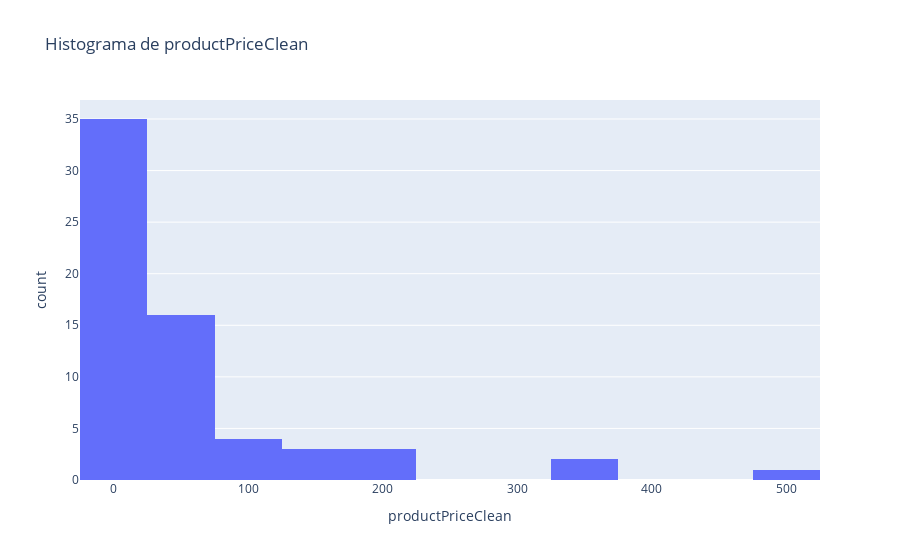
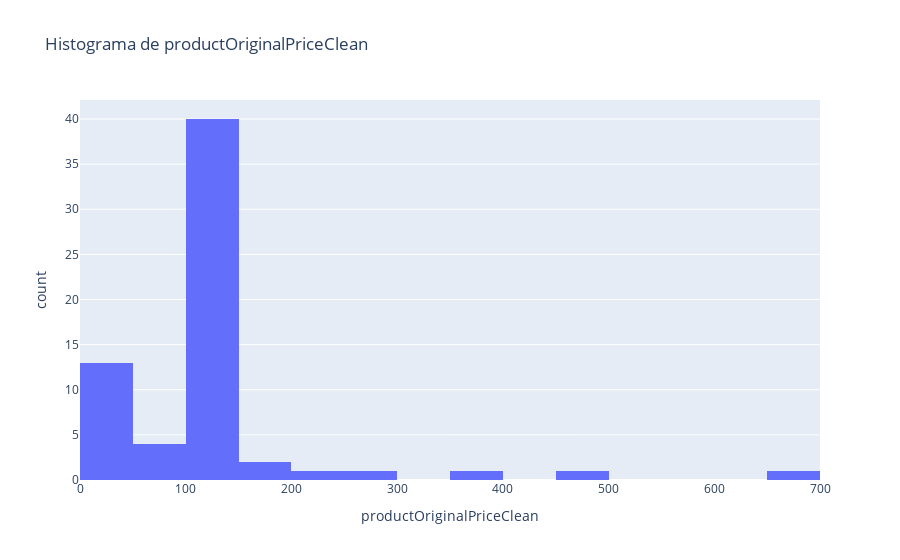
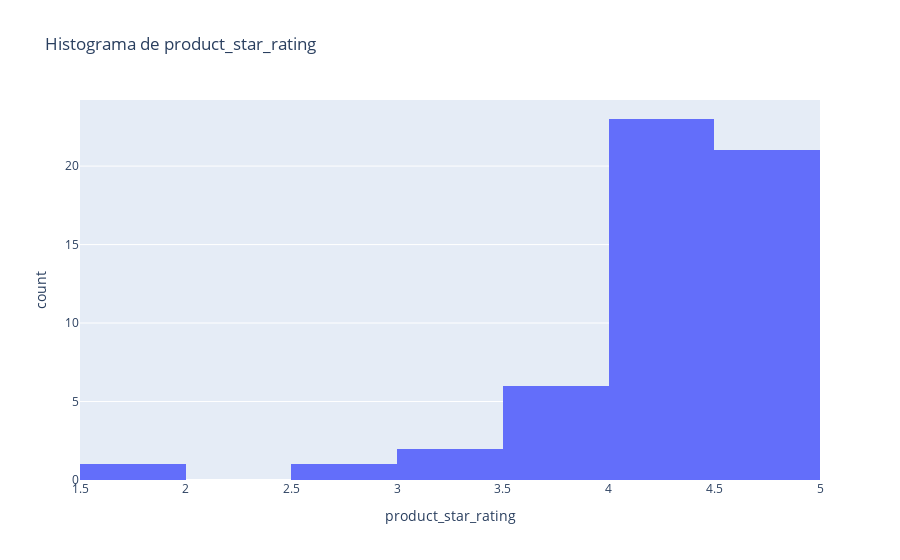
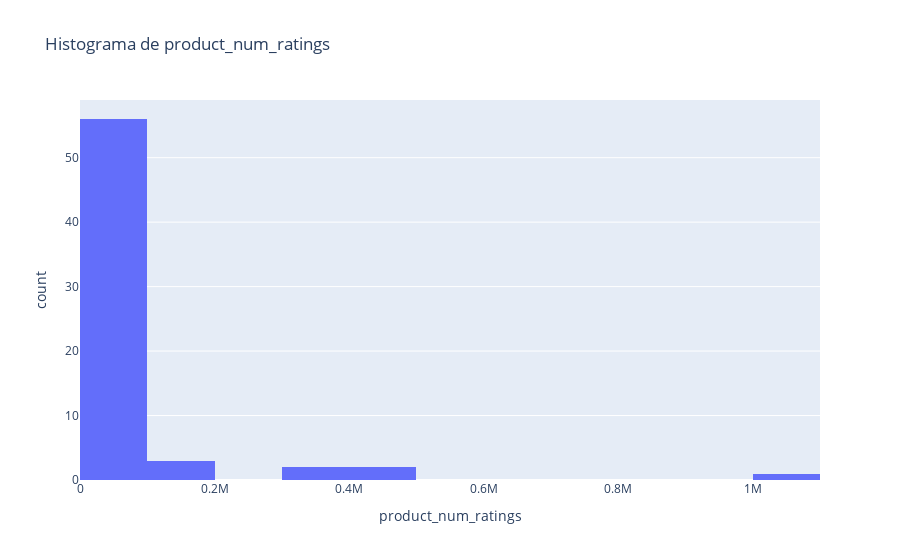

The notebook cell these images were saved under, in order:
### Markdown cell above
# 4.1.2 Histograma para variables numéricas y detección de outliers

### Code cell
import numpy as np
numericalColumns = ['productPriceClean', 'productOriginalPriceClean', 'product_star_rating', 'product_num_ratings', 'salesVolumeNumeric']

for col in numericalColumns:
    fig = px.histogram(dfAmazonProduct, x=col, title=f'Histograma de {col}')
    fig.show()

    # Detección de outliers (mayor a 5 desviaciones estándar)
    col_data = dfAmazonProduct[col].dropna()
    zScores = np.abs(stats.zscore(col_data))
    
    # Crear una máscara booleana para identificar outliers
    outlier_mask = zScores > 5
    
    # Aplicar la máscara booleana al DataFrame original usando el índice
    outliers = dfAmazonProduct.loc[col_data.index[outlier_mask]]
    
    print(f"Outliers en {col}:")
    print(outliers[[col, 'product_title']])

### Figure 1 — Plotly figure (JSON) as saved in the notebook; plotly's stock layout.template omitted (floating-point values rounded to 4 significant figures)
{"data": [{"alignmentgroup": "True", "bingroup": "x", "hovertemplate": "productPriceClean=%{x}<br>count=%{y}<extra></extra>", "legendgroup": "", "marker": {"color": "#636efa", "pattern": {"shape": ""}}, "name": "", "offsetgroup": "", "orientation": "v", "showlegend": false, "type": "histogram", "x": [99.99, 149.7, 49.88, 335, 200.0, 130.0, 350.0, 49.39, 87.1, 130.0, 70.61, 48.75, 99.99, 499, 200.0, 38.67, 23.99, 84.99, 0.25, 0.49, 2.39, 18.09, 19.78, 0, 55.99, 6.68, 11.53, 36.98, 27.98, 28.79, 0, 0, 36.98, 0, 3.19, 12.99, 0, 22.18, 180.0, 19.02, 14.98, 67.28, 0, 0, 0, 0, 24.49, 11.99, 0, 29.99, 14.99, 22, 39.99, 24.98, 5.99, 0, 0, 15.99, 0, 34.98, 14.99, 0, 69.99, 59.99], "xaxis": "x", "yaxis": "y"}], "layout": {"barmode": "relative", "legend": {"tracegroupgap": 0}, "title": {"text": "Histograma de productPriceClean"}, "xaxis": {"anchor": "y", "domain": [0, 1], "title": {"text": "productPriceClean"}}, "yaxis": {"anchor": "x", "domain": [0, 1], "title": {"text": "count"}}}}

### Figure 2 — Plotly figure (JSON) as saved in the notebook; plotly's stock layout.template omitted (floating-point values rounded to 4 significant figures)
{"data": [{"alignmentgroup": "True", "bingroup": "x", "hovertemplate": "productOriginalPriceClean=%{x}<br>count=%{y}<extra></extra>", "legendgroup": "", "marker": {"color": "#636efa", "pattern": {"shape": ""}}, "name": "", "offsetgroup": "", "orientation": "v", "showlegend": false, "type": "histogram", "x": [170.0, 158, 129.4, 499, 129.4, 137.7, 400.0, 129.4, 105, 150.0, 87.14, 56.95, 129.4, 699, 272.3, 40.5, 29, 99, 129.4, 129.4, 129.4, 26.99, 32.99, 129.4, 129.4, 129.4, 18.99, 129.4, 129.4, 31.99, 129.4, 18, 129.4, 20.25, 3.99, 129.4, 129.4, 129.4, 249, 29.99, 129.4, 129.4, 129.4, 129.4, 129.4, 20.24, 129.4, 129.4, 22.5, 129.4, 129.4, 129.4, 129.4, 129.4, 129.4, 129.4, 129.4, 129.4, 129.4, 129.4, 30, 129.4, 129.4, 84.99], "xaxis": "x", "yaxis": "y"}], "layout": {"barmode": "relative", "legend": {"tracegroupgap": 0}, "title": {"text": "Histograma de productOriginalPriceClean"}, "xaxis": {"anchor": "y", "domain": [0, 1], "title": {"text": "productOriginalPriceClean"}}, "yaxis": {"anchor": "x", "domain": [0, 1], "title": {"text": "count"}}}}

### Figure 3 — Plotly figure (JSON) as saved in the notebook; plotly's stock layout.template omitted (floating-point values rounded to 4 significant figures)
{"data": [{"alignmentgroup": "True", "bingroup": "x", "hovertemplate": "product_star_rating=%{x}<br>count=%{y}<extra></extra>", "legendgroup": "", "marker": {"color": "#636efa", "pattern": {"shape": ""}}, "name": "", "offsetgroup": "", "orientation": "v", "showlegend": false, "type": "histogram", "x": [4, 4.2, 3.9, 4.3, 4.1, 4.2, 4.4, 4.2, 3.9, 4.1, 3.9, 4.3, 3.8, 4.3, 4.2, 4.4, 4.6, 4.7, 4.7, 4.8, 4.8, 4.7, null, 4.2, 4, 4.7, 4.4, null, null, 4.5, 4.7, 4.8, null, 4.7, null, 4.5, 3.2, 4.8, 4.6, 4.7, null, 3.8, 1.8, 4.3, 4.4, 4.7, null, 4.2, 4.6, 3.2, 4.5, 4.4, null, null, 4.7, 4.4, 4.6, 4.6, 4.2, null, 4.4, 3.5, 2.6, 4], "xaxis": "x", "yaxis": "y"}], "layout": {"barmode": "relative", "legend": {"tracegroupgap": 0}, "title": {"text": "Histograma de product_star_rating"}, "xaxis": {"anchor": "y", "domain": [0, 1], "title": {"text": "product_star_rating"}}, "yaxis": {"anchor": "x", "domain": [0, 1], "title": {"text": "count"}}}}

### Figure 4 — Plotly figure (JSON) as saved in the notebook; plotly's stock layout.template omitted (floating-point values rounded to 4 significant figures)
{"data": [{"alignmentgroup": "True", "bingroup": "x", "hovertemplate": "product_num_ratings=%{x}<br>count=%{y}<extra></extra>", "legendgroup": "", "marker": {"color": "#636efa", "pattern": {"shape": ""}}, "name": "", "offsetgroup": "", "orientation": "v", "showlegend": false, "type": "histogram", "x": [2929, 135, 205, 2248, 423, 578, 109, 2771, 613, 94, 462, 26685, 8, 2098, 2258, 37513, 4355, 390, 8010, 13638, 54922, 180, 0, 437768, 3075, 628, 100331, 0, 0, 1142, 8, 130395, 0, 2317, 0, 27686, 9, 36930, 2687, 793, 0, 96, 12, 384756, 38, 333273, 0, 51, 6346, 204, 3241, 25391, 0, 0, 2440, 1015448, 447888, 7384, 140637, 0, 14471, 270, 12, 48154], "xaxis": "x", "yaxis": "y"}], "layout": {"barmode": "relative", "legend": {"tracegroupgap": 0}, "title": {"text": "Histograma de product_num_ratings"}, "xaxis": {"anchor": "y", "domain": [0, 1], "title": {"text": "product_num_ratings"}}, "yaxis": {"anchor": "x", "domain": [0, 1], "title": {"text": "count"}}}}
